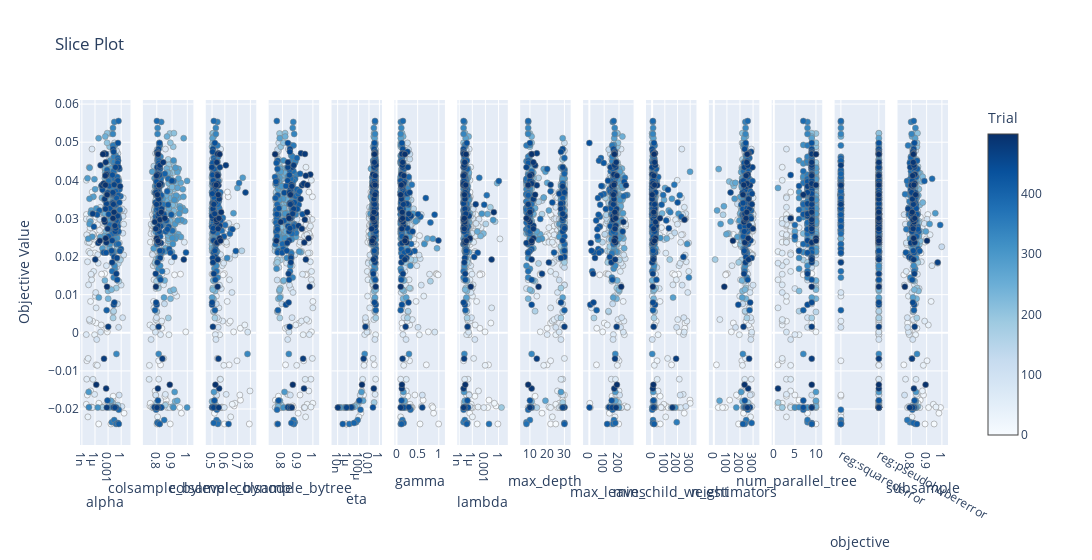

The notebook cell saved with this chart:
### Code cell
optuna.visualization.plot_slice(studies['XGBoostModel'])

### Figure 1 — Plotly figure (JSON) as saved in the notebook; plotly's stock layout.template omitted (floating-point values rounded to 4 significant figures; data arrays with more than 128 entries replaced by an {"elided": "..."} marker saying what was removed)
{"data": [{"marker": {"color": {"elided": "500 int values"}, "colorbar": {"title": {"text": "Trial"}, "x": 1, "xpad": 40}, "colorscale": [[0, "rgb(247,251,255)"], [0.125, "rgb(222,235,247)"], [0.25, "rgb(198,219,239)"], [0.375, "rgb(158,202,225)"], [0.5, "rgb(107,174,214)"], [0.625, "rgb(66,146,198)"], [0.75, "rgb(33,113,181)"], [0.875, "rgb(8,81,156)"], [1, "rgb(8,48,107)"]], "line": {"color": "Grey", "width": 0.5}, "showscale": true}, "mode": "markers", "name": "Feasible Trial", "showlegend": false, "type": "scatter", "x": {"elided": "500 float values"}, "xaxis": "x", "y": {"elided": "500 float values"}, "yaxis": "y"}, {"marker": {"color": {"elided": "500 int values"}, "colorbar": {"title": {"text": "Trial"}, "x": 1, "xpad": 40}, "colorscale": [[0, "rgb(247,251,255)"], [0.125, "rgb(222,235,247)"], [0.25, "rgb(198,219,239)"], [0.375, "rgb(158,202,225)"], [0.5, "rgb(107,174,214)"], [0.625, "rgb(66,146,198)"], [0.75, "rgb(33,113,181)"], [0.875, "rgb(8,81,156)"], [1, "rgb(8,48,107)"]], "line": {"color": "Grey", "width": 0.5}, "showscale": false}, "mode": "markers", "name": "Feasible Trial", "showlegend": false, "type": "scatter", "x": {"elided": "500 float values"}, "xaxis": "x2", "y": {"elided": "500 float values"}, "yaxis": "y2"}, {"marker": {"color": {"elided": "500 int values"}, "colorbar": {"title": {"text": "Trial"}, "x": 1, "xpad": 40}, "colorscale": [[0, "rgb(247,251,255)"], [0.125, "rgb(222,235,247)"], [0.25, "rgb(198,219,239)"], [0.375, "rgb(158,202,225)"], [0.5, "rgb(107,174,214)"], [0.625, "rgb(66,146,198)"], [0.75, "rgb(33,113,181)"], [0.875, "rgb(8,81,156)"], [1, "rgb(8,48,107)"]], "line": {"color": "Grey", "width": 0.5}, "showscale": false}, "mode": "markers", "name": "Feasible Trial", "showlegend": false, "type": "scatter", "x": {"elided": "500 float values"}, "xaxis": "x3", "y": {"elided": "500 float values"}, "yaxis": "y3"}, {"marker": {"color": {"elided": "500 int values"}, "colorbar": {"title": {"text": "Trial"}, "x": 1, "xpad": 40}, "colorscale": [[0, "rgb(247,251,255)"], [0.125, "rgb(222,235,247)"], [0.25, "rgb(198,219,239)"], [0.375, "rgb(158,202,225)"], [0.5, "rgb(107,174,214)"], [0.625, "rgb(66,146,198)"], [0.75, "rgb(33,113,181)"], [0.875, "rgb(8,81,156)"], [1, "rgb(8,48,107)"]], "line": {"color": "Grey", "width": 0.5}, "showscale": false}, "mode": "markers", "name": "Feasible Trial", "showlegend": false, "type": "scatter", "x": {"elided": "500 float values"}, "xaxis": "x4", "y": {"elided": "500 float values"}, "yaxis": "y4"}, {"marker": {"color": {"elided": "500 int values"}, "colorbar": {"title": {"text": "Trial"}, "x": 1, "xpad": 40}, "colorscale": [[0, "rgb(247,251,255)"], [0.125, "rgb(222,235,247)"], [0.25, "rgb(198,219,239)"], [0.375, "rgb(158,202,225)"], [0.5, "rgb(107,174,214)"], [0.625, "rgb(66,146,198)"], [0.75, "rgb(33,113,181)"], [0.875, "rgb(8,81,156)"], [1, "rgb(8,48,107)"]], "line": {"color": "Grey", "width": 0.5}, "showscale": false}, "mode": "markers", "name": "Feasible Trial", "showlegend": false, "type": "scatter", "x": {"elided": "500 float values"}, "xaxis": "x5", "y": {"elided": "500 float values"}, "yaxis": "y5"}, {"marker": {"color": {"elided": "500 int values"}, "colorbar": {"title": {"text": "Trial"}, "x": 1, "xpad": 40}, "colorscale": [[0, "rgb(247,251,255)"], [0.125, "rgb(222,235,247)"], [0.25, "rgb(198,219,239)"], [0.375, "rgb(158,202,225)"], [0.5, "rgb(107,174,214)"], [0.625, "rgb(66,146,198)"], [0.75, "rgb(33,113,181)"], [0.875, "rgb(8,81,156)"], [1, "rgb(8,48,107)"]], "line": {"color": "Grey", "width": 0.5}, "showscale": false}, "mode": "markers", "name": "Feasible Trial", "showlegend": false, "type": "scatter", "x": {"elided": "500 float values"}, "xaxis": "x6", "y": {"elided": "500 float values"}, "yaxis": "y6"}, {"marker": {"color": {"elided": "500 int values"}, "colorbar": {"title": {"text": "Trial"}, "x": 1, "xpad": 40}, "colorscale": [[0, "rgb(247,251,255)"], [0.125, "rgb(222,235,247)"], [0.25, "rgb(198,219,239)"], [0.375, "rgb(158,202,225)"], [0.5, "rgb(107,174,214)"], [0.625, "rgb(66,146,198)"], [0.75, "rgb(33,113,181)"], [0.875, "rgb(8,81,156)"], [1, "rgb(8,48,107)"]], "line": {"color": "Grey", "width": 0.5}, "showscale": false}, "mode": "markers", "name": "Feasible Trial", "showlegend": false, "type": "scatter", "x": {"elided": "500 float values"}, "xaxis": "x7", "y": {"elided": "500 float values"}, "yaxis": "y7"}, {"marker": {"color": {"elided": "500 int values"}, "colorbar": {"title": {"text": "Trial"}, "x": 1, "xpad": 40}, "colorscale": [[0, "rgb(247,251,255)"], [0.125, "rgb(222,235,247)"], [0.25, "rgb(198,219,239)"], [0.375, "rgb(158,202,225)"], [0.5, "rgb(107,174,214)"], [0.625, "rgb(66,146,198)"], [0.75, "rgb(33,113,181)"], [0.875, "rgb(8,81,156)"], [1, "rgb(8,48,107)"]], "line": {"color": "Grey", "width": 0.5}, "showscale": false}, "mode": "markers", "name": "Feasible Trial", "showlegend": false, "type": "scatter", "x": {"elided": "500 int values"}, "xaxis": "x8", "y": {"elided": "500 float values"}, "yaxis": "y8"}, {"marker": {"color": {"elided": "500 int values"}, "colorbar": {"title": {"text": "Trial"}, "x": 1, "xpad": 40}, "colorscale": [[0, "rgb(247,251,255)"], [0.125, "rgb(222,235,247)"], [0.25, "rgb(198,219,239)"], [0.375, "rgb(158,202,225)"], [0.5, "rgb(107,174,214)"], [0.625, "rgb(66,146,198)"], [0.75, "rgb(33,113,181)"], [0.875, "rgb(8,81,156)"], [1, "rgb(8,48,107)"]], "line": {"color": "Grey", "width": 0.5}, "showscale": false}, "mode": "markers", "name": "Feasible Trial", "showlegend": false, "type": "scatter", "x": {"elided": "500 int values"}, "xaxis": "x9", "y": {"elided": "500 float values"}, "yaxis": "y9"}, {"marker": {"color": {"elided": "500 int values"}, "colorbar": {"title": {"text": "Trial"}, "x": 1, "xpad": 40}, "colorscale": [[0, "rgb(247,251,255)"], [0.125, "rgb(222,235,247)"], [0.25, "rgb(198,219,239)"], [0.375, "rgb(158,202,225)"], [0.5, "rgb(107,174,214)"], [0.625, "rgb(66,146,198)"], [0.75, "rgb(33,113,181)"], [0.875, "rgb(8,81,156)"], [1, "rgb(8,48,107)"]], "line": {"color": "Grey", "width": 0.5}, "showscale": false}, "mode": "markers", "name": "Feasible Trial", "showlegend": false, "type": "scatter", "x": {"elided": "500 int values"}, "xaxis": "x10", "y": {"elided": "500 float values"}, "yaxis": "y10"}, {"marker": {"color": {"elided": "500 int values"}, "colorbar": {"title": {"text": "Trial"}, "x": 1, "xpad": 40}, "colorscale": [[0, "rgb(247,251,255)"], [0.125, "rgb(222,235,247)"], [0.25, "rgb(198,219,239)"], [0.375, "rgb(158,202,225)"], [0.5, "rgb(107,174,214)"], [0.625, "rgb(66,146,198)"], [0.75, "rgb(33,113,181)"], [0.875, "rgb(8,81,156)"], [1, "rgb(8,48,107)"]], "line": {"color": "Grey", "width": 0.5}, "showscale": false}, "mode": "markers", "name": "Feasible Trial", "showlegend": false, "type": "scatter", "x": {"elided": "500 int values"}, "xaxis": "x11", "y": {"elided": "500 float values"}, "yaxis": "y11"}, {"marker": {"color": {"elided": "500 int values"}, "colorbar": {"title": {"text": "Trial"}, "x": 1, "xpad": 40}, "colorscale": [[0, "rgb(247,251,255)"], [0.125, "rgb(222,235,247)"], [0.25, "rgb(198,219,239)"], [0.375, "rgb(158,202,225)"], [0.5, "rgb(107,174,214)"], [0.625, "rgb(66,146,198)"], [0.75, "rgb(33,113,181)"], [0.875, "rgb(8,81,156)"], [1, "rgb(8,48,107)"]], "line": {"color": "Grey", "width": 0.5}, "showscale": false}, "mode": "markers", "name": "Feasible Trial", "showlegend": false, "type": "scatter", "x": {"elided": "500 int values"}, "xaxis": "x12", "y": {"elided": "500 float values"}, "yaxis": "y12"}, {"marker": {"color": {"elided": "500 int values"}, "colorbar": {"title": {"text": "Trial"}, "x": 1, "xpad": 40}, "colorscale": [[0, "rgb(247,251,255)"], [0.125, "rgb(222,235,247)"], [0.25, "rgb(198,219,239)"], [0.375, "rgb(158,202,225)"], [0.5, "rgb(107,174,214)"], [0.625, "rgb(66,146,198)"], [0.75, "rgb(33,113,181)"], [0.875, "rgb(8,81,156)"], [1, "rgb(8,48,107)"]], "line": {"color": "Grey", "width": 0.5}, "showscale": false}, "mode": "markers", "name": "Feasible Trial", "showlegend": false, "type": "scatter", "x": {"elided": "500 str values"}, "xaxis": "x13", "y": {"elided": "500 float values"}, "yaxis": "y13"}, {"marker": {"color": {"elided": "500 int values"}, "colorbar": {"title": {"text": "Trial"}, "x": 1, "xpad": 40}, "colorscale": [[0, "rgb(247,251,255)"], [0.125, "rgb(222,235,247)"], [0.25, "rgb(198,219,239)"], [0.375, "rgb(158,202,225)"], [0.5, "rgb(107,174,214)"], [0.625, "rgb(66,146,198)"], [0.75, "rgb(33,113,181)"], [0.875, "rgb(8,81,156)"], [1, "rgb(8,48,107)"]], "line": {"color": "Grey", "width": 0.5}, "showscale": false}, "mode": "markers", "name": "Feasible Trial", "showlegend": false, "type": "scatter", "x": {"elided": "500 float values"}, "xaxis": "x14", "y": {"elided": "500 float values"}, "yaxis": "y14"}], "layout": {"title": {"text": "Slice Plot"}, "width": 4200, "xaxis": {"anchor": "y", "domain": [0, 0.05816], "title": {"text": "alpha"}, "type": "log"}, "xaxis10": {"anchor": "y10", "domain": [0.652, 0.7102], "title": {"text": "min_child_weight"}}, "xaxis11": {"anchor": "y11", "domain": [0.7245, 0.7827], "title": {"text": "n_estimators"}}, "xaxis12": {"anchor": "y12", "domain": [0.7969, 0.8551], "title": {"text": "num_parallel_tree"}}, "xaxis13": {"anchor": "y13", "categoryarray": ["reg:squarederror", "reg:pseudohubererror"], "categoryorder": "array", "domain": [0.8694, 0.9276], "title": {"text": "objective"}, "type": "category"}, "xaxis14": {"anchor": "y14", "domain": [0.9418, 1], "title": {"text": "subsample"}}, "xaxis2": {"anchor": "y2", "domain": [0.07245, 0.1306], "title": {"text": "colsample_bylevel"}}, "xaxis3": {"anchor": "y3", "domain": [0.1449, 0.2031], "title": {"text": "colsample_bynode"}}, "xaxis4": {"anchor": "y4", "domain": [0.2173, 0.2755], "title": {"text": "colsample_bytree"}}, "xaxis5": {"anchor": "y5", "domain": [0.2898, 0.348], "title": {"text": "eta"}, "type": "log"}, "xaxis6": {"anchor": "y6", "domain": [0.3622, 0.4204], "title": {"text": "gamma"}}, "xaxis7": {"anchor": "y7", "domain": [0.4347, 0.4929], "title": {"text": "lambda"}, "type": "log"}, "xaxis8": {"anchor": "y8", "domain": [0.5071, 0.5653], "title": {"text": "max_depth"}}, "xaxis9": {"anchor": "y9", "domain": [0.5796, 0.6378], "title": {"text": "max_leaves"}}, "yaxis": {"anchor": "x", "domain": [0, 1], "title": {"text": "Objective Value"}}, "yaxis10": {"anchor": "x10", "domain": [0, 1], "matches": "y", "showticklabels": false}, "yaxis11": {"anchor": "x11", "domain": [0, 1], "matches": "y", "showticklabels": false}, "yaxis12": {"anchor": "x12", "domain": [0, 1], "matches": "y", "showticklabels": false}, "yaxis13": {"anchor": "x13", "domain": [0, 1], "matches": "y", "showticklabels": false}, "yaxis14": {"anchor": "x14", "domain": [0, 1], "matches": "y", "showticklabels": false}, "yaxis2": {"anchor": "x2", "domain": [0, 1], "matches": "y", "showticklabels": false}, "yaxis3": {"anchor": "x3", "domain": [0, 1], "matches": "y", "showticklabels": false}, "yaxis4": {"anchor": "x4", "domain": [0, 1], "matches": "y", "showticklabels": false}, "yaxis5": {"anchor": "x5", "domain": [0, 1], "matches": "y", "showticklabels": false}, "yaxis6": {"anchor": "x6", "domain": [0, 1], "matches": "y", "showticklabels": false}, "yaxis7": {"anchor": "x7", "domain": [0, 1], "matches": "y", "showticklabels": false}, "yaxis8": {"anchor": "x8", "domain": [0, 1], "matches": "y", "showticklabels": false}, "yaxis9": {"anchor": "x9", "domain": [0, 1], "matches": "y", "showticklabels": false}}}
